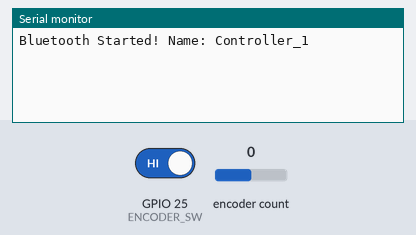
Recording of a sketch running on a simulated ESP32. On the bench: the last lines printed to the serial monitor. The test bench sets the inputs (shaded band); at power-on: encoder count 0, GPIO 25 (ENCODER_SW) HIGH. Nothing arrives over Bluetooth unless stated.

Above: at 1.2 s.
1.3 s: encoder count set to 1
At 2.5 s:
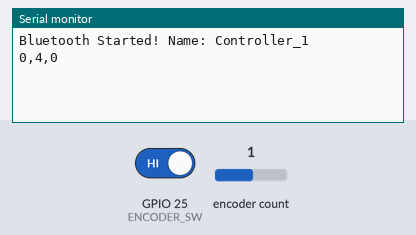
2.8 s: GPIO 25 (ENCODER_SW) driven LOW
At 3.6 s:
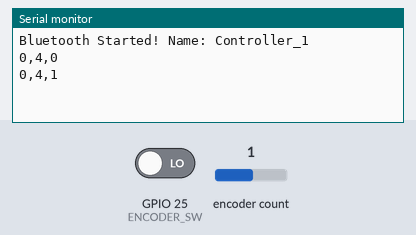
4.3 s: encoder count set to 2
At 4.7 s:
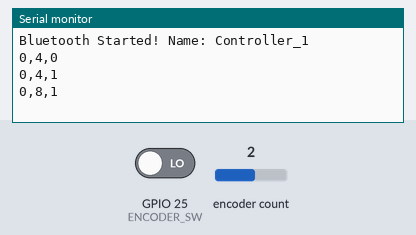
5.8 s: GPIO 25 (ENCODER_SW) driven HIGH
At 7.1 s:
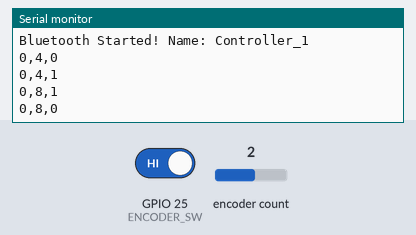

Measured:
- after the input at 1.3 s, the serial monitor: prints a new line at once (image 1)
- after the input at 2.8 s, the serial monitor: prints a new line at once (image 2)
- after the input at 4.3 s, the serial monitor: prints a new line at once (image 3)
- after the input at 5.8 s, the serial monitor: prints a new line at once (image 4)

The sketch:

Bluetooth-Version.ino
```cpp
#include <ESP32Encoder.h>
#include "BluetoothSerial.h"

// ---------------- CONFIGURATION ---------------- //
#define PLAYER_ID 0
// ----------------------------------------------- //

#if PLAYER_ID == 0
  #define DEVICE_NAME "Controller_1"
#else
  #define DEVICE_NAME "Controller_2"
#endif

BluetoothSerial SerialBT;

#define ENCODER_CLK 32
#define ENCODER_DT  33
#define ENCODER_SW  25

ESP32Encoder encoder;

long oldEncoderCount = 0;
bool oldButtonState = true;

void setup() {
  Serial.begin(115200);

  // Start Bluetooth
  bool success = SerialBT.begin(DEVICE_NAME);

  if(success) {
    Serial.println("Bluetooth Started! Name: " + String(DEVICE_NAME));
  } else {
    Serial.println("Bluetooth FAILED to start!");
    // If this prints, your board might be low on power
  }

  encoder.attachFullQuad(ENCODER_CLK, ENCODER_DT);
  pinMode(ENCODER_SW, INPUT_PULLUP);
  encoder.clearCount();
}

void loop() {
  long newEncoderCount = encoder.getCount();
  bool newButtonState = digitalRead(ENCODER_SW);

  if (newEncoderCount != oldEncoderCount || newButtonState != oldButtonState) {

    // Format: 0,5,1
    String dataString = String(PLAYER_ID) + "," +
                        String(newEncoderCount) + "," +
                        String(newButtonState == LOW ? 1 : 0);

    // Send via Bluetooth
    if (SerialBT.hasClient()) {
      SerialBT.println(dataString);
    }
    // Debug via USB
    Serial.println(dataString);

    oldEncoderCount = newEncoderCount;
    oldButtonState = newButtonState;
  }

  delay(10);
}
```
